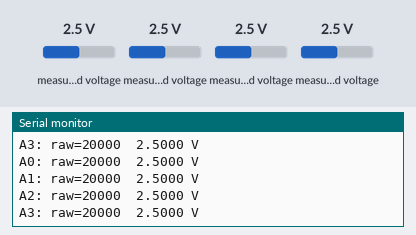
A sketch run on a simulated ESP32. Parts: the last lines printed to the serial monitor. Inputs (shaded band) come from the test bench; at power-on: measured voltage 2.5 V.

Above: at 1.2 s.
1.3 s: measured voltage (sensor 200) set to 0.1 V
2.8 s: measured voltage (sensor 201) set to 0.1 V
At 3.6 s:
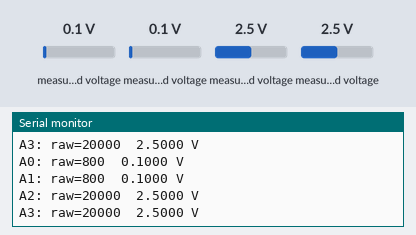
4.3 s: measured voltage (sensor 202) set to 0.1 V
At 5.3 s:
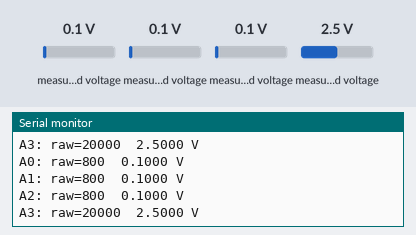
5.8 s: measured voltage (sensor 203) set to 0.1 V
At 6.3 s:
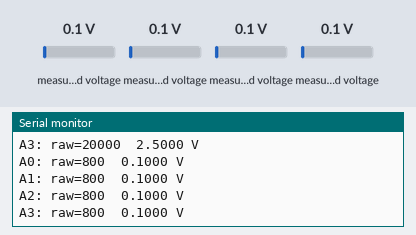
7.3 s: measured voltage (sensor 200) set to 1.2 V
8.8 s: measured voltage (sensor 201) set to 1.2 V
At 9.5 s:
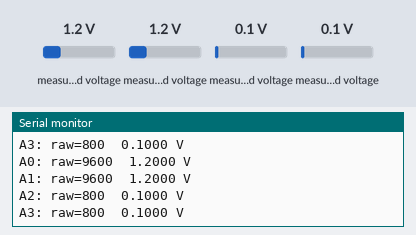
Timing chart, 0 to 11.3 s (numbered marks = the images above; inputs shaded):
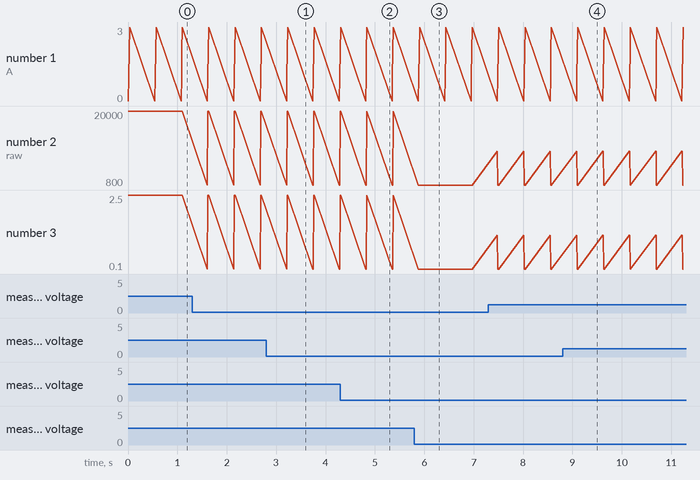

The sketch:

example.ino
```cpp
// Reads all four single-ended ADS1115 channels on an ESP32 (SDA=GPIO21, SCL=GPIO22) using the Adafruit ADS1X15 library and prints raw values and voltages over serial.
//
// Buy this module: https://shillehtek.com/products/shillehtek-ads-1115-pre-soldered
// Full manual: https://shillehtek.com/blogs/shillehtek-product-manuals/ads1115-4-channel-i2c-iic-analog-to-digital-adc-pga-16-bit-16-byte-converter
// More examples: https://github.com/shillehbean/shillehtek-examples
//

// ADS1115 on ESP32 via I2C (GPIO21 SDA, GPIO22 SCL)
// Requires: Adafruit ADS1X15 Library

#include <Wire.h>
#include <Adafruit_ADS1X15.h>

Adafruit_ADS1115 ads;

void setup() {
  Serial.begin(115200);
  Wire.begin(21, 22);

  if (!ads.begin(0x48)) {
    Serial.println("ADS1115 not found.");
    while (1);
  }
  ads.setGain(GAIN_ONE); // +/- 4.096V
  Serial.println("ADS1115 ready.");
}

void loop() {
  for (int i = 0; i < 4; i++) {
    int16_t raw = ads.readADC_SingleEnded(i);
    float v   = ads.computeVolts(raw);
    Serial.printf("A%d: raw=%d  %.4f V\n", i, raw, v);
  }
  Serial.println();
  delay(500);
}
```

Measured:
- after the input at 2.8 s, the serial monitor: prints a new line after 0.42 s (image 1)
- after the input at 4.3 s, the serial monitor: prints a new line after 0.53 s (image 2)
- after the input at 5.8 s, the serial monitor: prints a new line after 0.11 s (image 3)
- after the input at 8.8 s, the serial monitor: prints a new line after 0.29 s (image 4)
